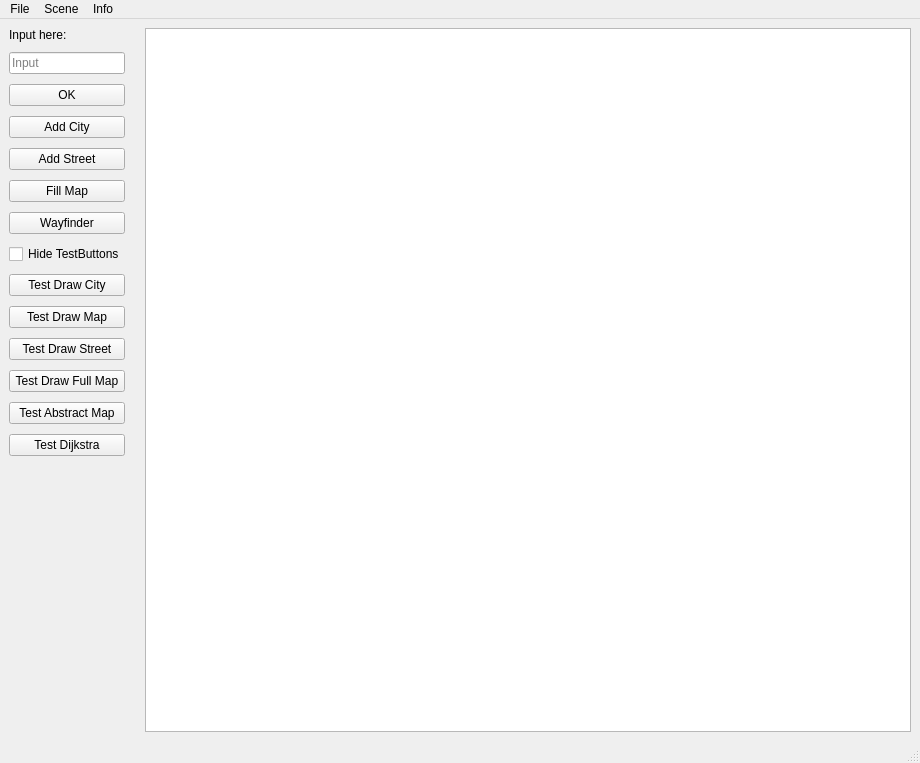
<?xml version="1.0" encoding="UTF-8"?>
<ui version="4.0">
 <class>MainWindow</class>
 <widget class="QMainWindow" name="MainWindow">
  <property name="geometry">
   <rect>
    <x>0</x>
    <y>0</y>
    <width>920</width>
    <height>763</height>
   </rect>
  </property>
  <property name="windowTitle">
   <string>MainWindow</string>
  </property>
  <widget class="QWidget" name="centralwidget">
   <layout class="QGridLayout" name="gridLayout" columnstretch="0,1">
    <property name="horizontalSpacing">
     <number>20</number>
    </property>
    <property name="verticalSpacing">
     <number>10</number>
    </property>
    <item row="1" column="0">
     <widget class="QLineEdit" name="lineEdit_Input">
      <property name="placeholderText">
       <string>Input</string>
      </property>
      <property name="clearButtonEnabled">
       <bool>true</bool>
      </property>
     </widget>
    </item>
    <item row="2" column="0">
     <widget class="QPushButton" name="pushButton_Input">
      <property name="toolTip">
       <string>send the Input</string>
      </property>
      <property name="text">
       <string>OK</string>
      </property>
     </widget>
    </item>
    <item row="0" column="0">
     <widget class="QLabel" name="label_Input">
      <property name="text">
       <string>Input here:</string>
      </property>
     </widget>
    </item>
    <item row="0" column="1" rowspan="15">
     <widget class="QGraphicsView" name="graphicsView"/>
    </item>
    <item row="12" column="0">
     <widget class="QPushButton" name="pushButton_TestAbstractMap">
      <property name="text">
       <string>Test Abstract Map</string>
      </property>
     </widget>
    </item>
    <item row="9" column="0">
     <widget class="QPushButton" name="pushButton_TestDrawMapWithCities">
      <property name="text">
       <string>Test Draw Map</string>
      </property>
     </widget>
    </item>
    <item row="11" column="0">
     <widget class="QPushButton" name="pushButton_TestDrawFullMap">
      <property name="text">
       <string>Test Draw Full Map</string>
      </property>
     </widget>
    </item>
    <item row="7" column="0">
     <widget class="QCheckBox" name="checkBox_HideTestButtons">
      <property name="text">
       <string>Hide TestButtons</string>
      </property>
     </widget>
    </item>
    <item row="5" column="0">
     <widget class="QPushButton" name="pushButton_FillMap">
      <property name="text">
       <string>Fill Map</string>
      </property>
     </widget>
    </item>
    <item row="3" column="0">
     <widget class="QPushButton" name="pushButton_AddCity">
      <property name="text">
       <string>Add City</string>
      </property>
     </widget>
    </item>
    <item row="10" column="0">
     <widget class="QPushButton" name="pushButton_TestDrawStreet">
      <property name="text">
       <string>Test Draw Street</string>
      </property>
     </widget>
    </item>
    <item row="6" column="0">
     <widget class="QPushButton" name="pushButton_Wayfinder">
      <property name="text">
       <string>Wayfinder</string>
      </property>
     </widget>
    </item>
    <item row="14" column="0">
     <spacer name="verticalSpacer">
      <property name="orientation">
       <enum>Qt::Vertical</enum>
      </property>
      <property name="sizeHint" stdset="0">
       <size>
        <width>20</width>
        <height>40</height>
       </size>
      </property>
     </spacer>
    </item>
    <item row="8" column="0">
     <widget class="QPushButton" name="pushButton_TestDrawCity">
      <property name="text">
       <string>Test Draw City</string>
      </property>
     </widget>
    </item>
    <item row="13" column="0">
     <widget class="QPushButton" name="pushButton_TestDijkstra">
      <property name="text">
       <string>Test Dijkstra</string>
      </property>
     </widget>
    </item>
    <item row="4" column="0">
     <widget class="QPushButton" name="pushButton_AddStreet">
      <property name="text">
       <string>Add Street</string>
      </property>
     </widget>
    </item>
   </layout>
  </widget>
  <widget class="QMenuBar" name="menubar">
   <property name="geometry">
    <rect>
     <x>0</x>
     <y>0</y>
     <width>920</width>
     <height>24</height>
    </rect>
   </property>
   <widget class="QMenu" name="menuFile">
    <property name="title">
     <string>File</string>
    </property>
    <addaction name="actionOpen"/>
    <addaction name="actionSave"/>
    <addaction name="actionExit"/>
   </widget>
   <widget class="QMenu" name="menuScene">
    <property name="title">
     <string>Scene</string>
    </property>
    <addaction name="actionClear_Scene"/>
   </widget>
   <widget class="QMenu" name="menuInfo">
    <property name="title">
     <string>Info</string>
    </property>
    <addaction name="actionAbout"/>
   </widget>
   <addaction name="menuFile"/>
   <addaction name="menuScene"/>
   <addaction name="menuInfo"/>
  </widget>
  <widget class="QStatusBar" name="statusbar"/>
  <action name="actionOpen">
   <property name="enabled">
    <bool>true</bool>
   </property>
   <property name="text">
    <string>Open</string>
   </property>
  </action>
  <action name="actionSave">
   <property name="enabled">
    <bool>false</bool>
   </property>
   <property name="text">
    <string>Save</string>
   </property>
  </action>
  <action name="actionExit">
   <property name="text">
    <string>Exit</string>
   </property>
   <property name="shortcut">
    <string>Alt+E</string>
   </property>
   <property name="iconVisibleInMenu">
    <bool>true</bool>
   </property>
  </action>
  <action name="actionClear_Scene">
   <property name="text">
    <string>Clear Scene</string>
   </property>
  </action>
  <action name="actionAbout">
   <property name="text">
    <string>written by</string>
   </property>
  </action>
 </widget>
 <resources/>
 <connections/>
</ui>
